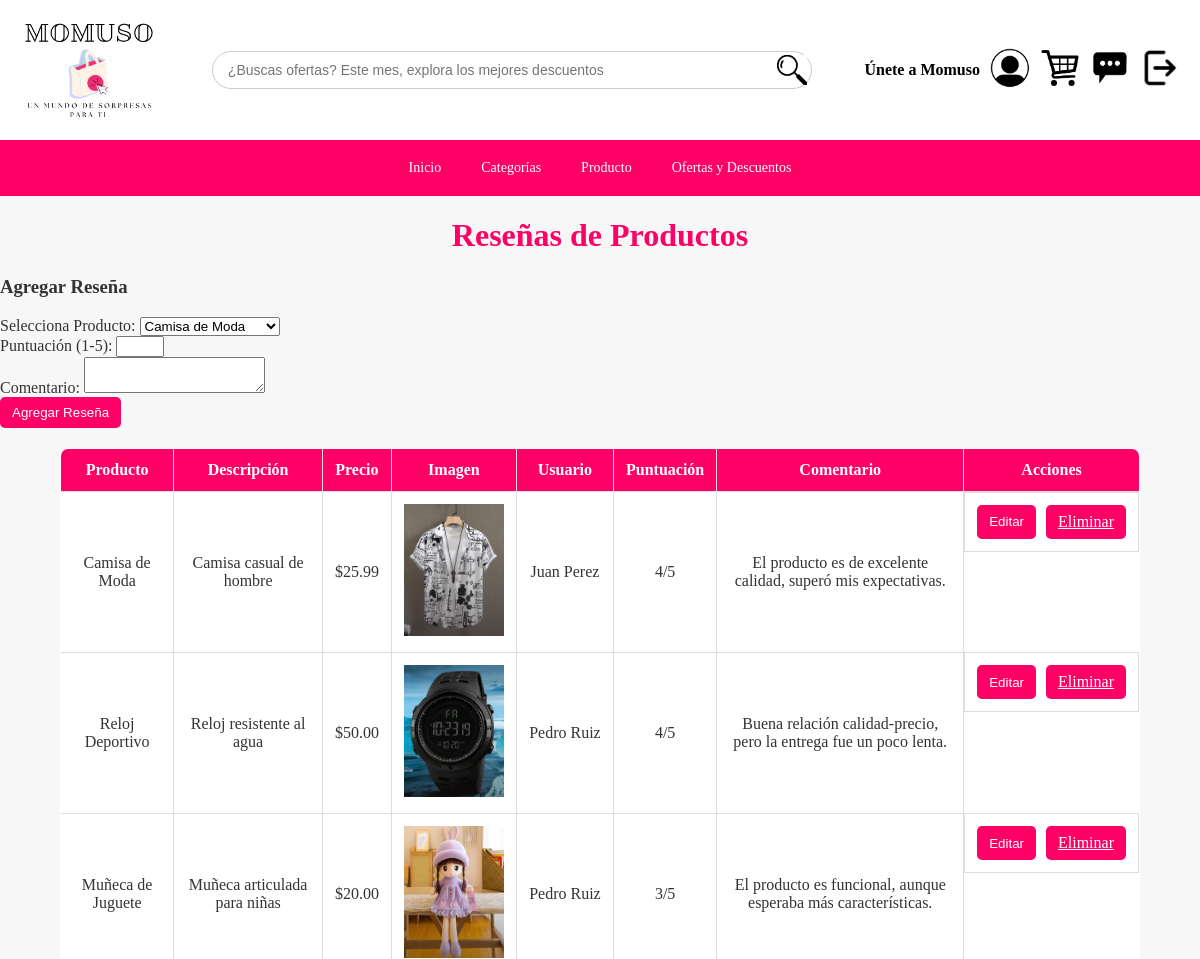
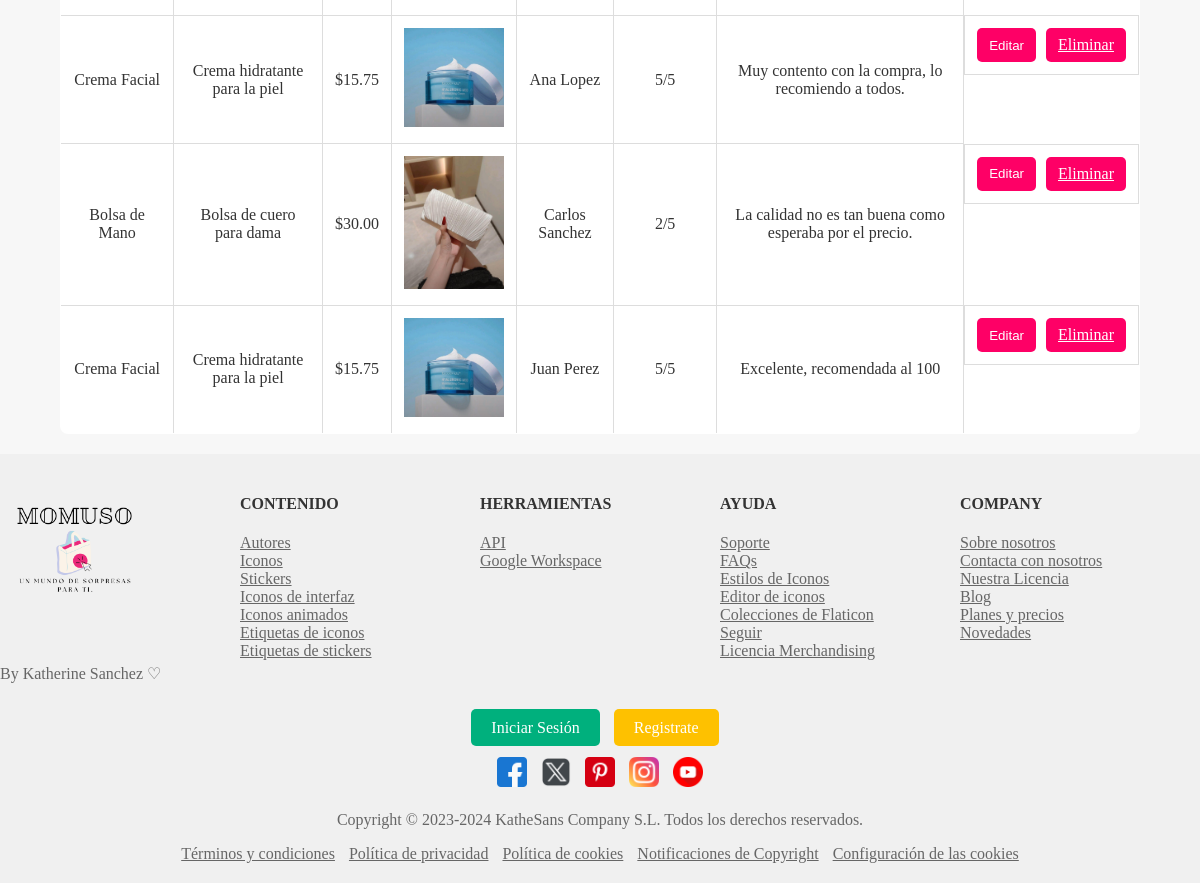
The page /adminReseñas.php on the database as committed earlier (2 pictures, top to bottom).
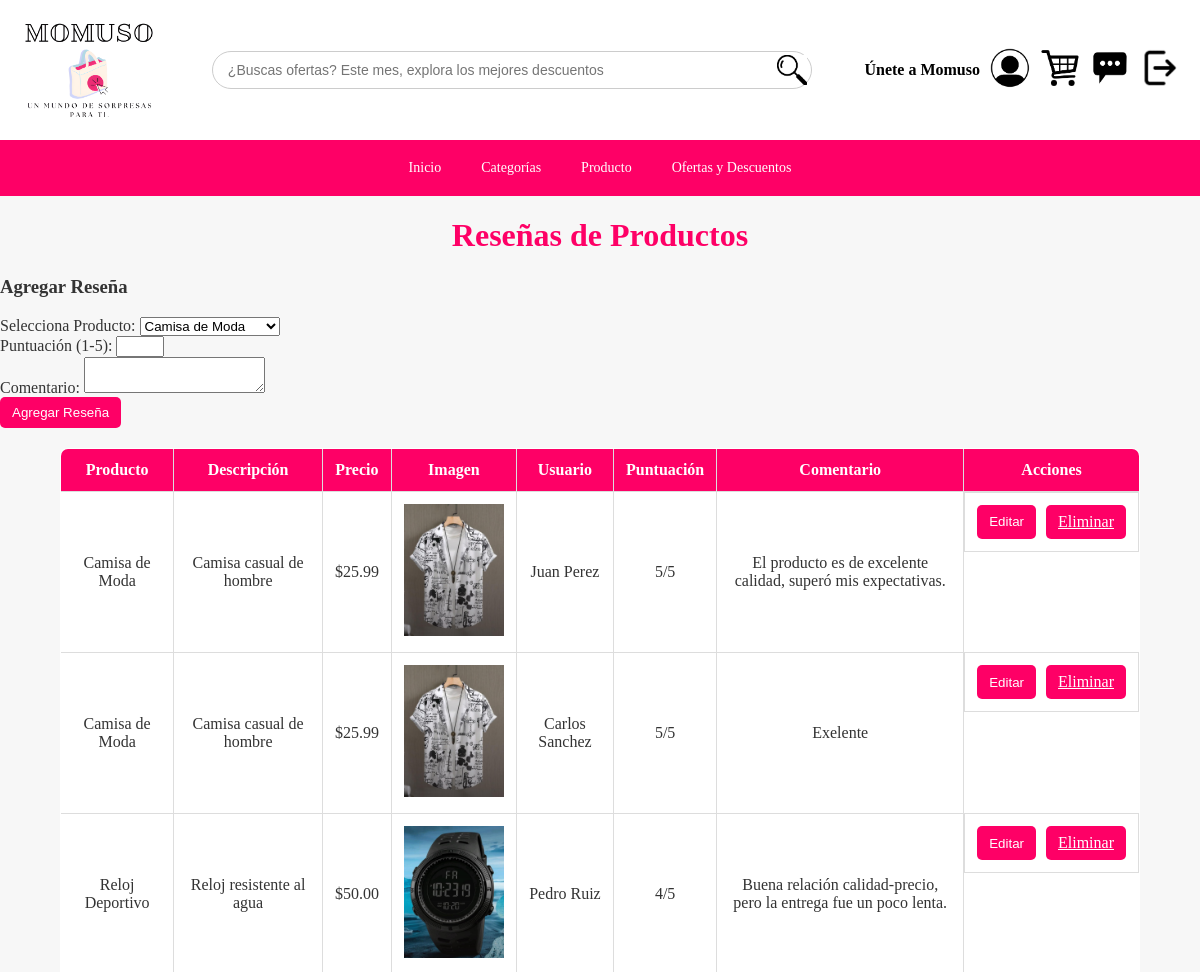
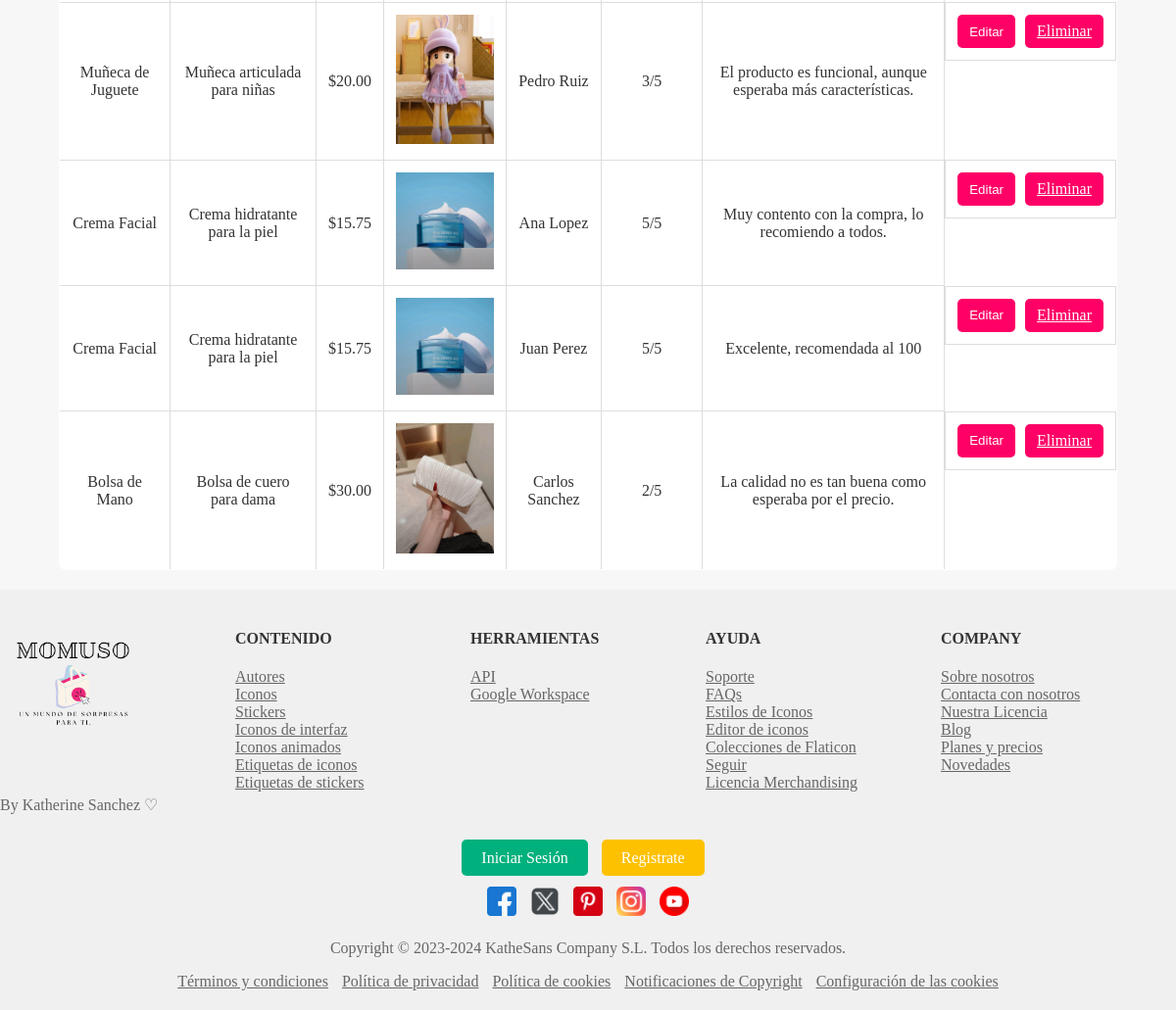
The same page on the database as committed later (2 pictures, top to bottom).
### tables this page shows
CREATE TABLE `producto` (
  `ID_Producto` int(11) NOT NULL,
  `Nombre` varchar(100) DEFAULT NULL,
  `Descripcion` text DEFAULT NULL,
  `Precio` decimal(10,2) DEFAULT NULL,
  `Cantidad_En_Inventario` int(11) DEFAULT NULL,
  `Imagenes` varchar(255) DEFAULT NULL,
  `ID_Categoria` int(11) DEFAULT NULL
);

CREATE TABLE `usuario` (
  `ID_Usuario` int(11) NOT NULL,
  `Nombre` varchar(100) DEFAULT NULL,
  `Correo_Electronico` varchar(100) DEFAULT NULL,
  `Contrasena` varchar(255) DEFAULT NULL,
  `Rol` enum('Administrador','Cliente') DEFAULT NULL
);

### adminReseñas.php (the view, shortened to what this page needs)
<?php
$servername = "localhost";
$username = "root";
$password = "";
$dbname = "Momuso";
$conn = new mysqli($servername, $username, $password, $dbname);
$sqlReseñas = "
    SELECT
        r.ID_Reseña, r.Puntuacion, r.Comentario,
        p.Nombre AS NombreProducto, p.Descripcion, p.Precio,
        CONCAT('Momuso/', p.Nombre, '.png') AS Imagen,
        u.Nombre AS NombreUsuario
    FROM
        ReseñasYComentarios r
    JOIN
        Producto p ON r.ID_Producto = p.ID_Producto
    JOIN
        Usuario u ON r.ID_Usuario = u.ID_Usuario
";
$stmt = $conn->prepare($sqlReseñas);
$stmt->execute();
$resultadoReseñas = $stmt->get_result();
?>
<!DOCTYPE html>
<html lang="es">
<head>
</head>
<body>
    <div class="row">
        <div class="col">
            <?php include_once 'Aplicacionestaticaadmin.php'; ?>
        </div>
    </div>
    <h1>Reseñas de Productos</h1>
    <div class="formulario-agregar">
        <h3>Agregar Reseña</h3>
        <form method="POST">
            <label for="id_producto">Selecciona Producto:</label>
            <select name="id_producto" required>
                <?php
                $sqlProductos = "SELECT ID_Producto, Nombre FROM Producto";
                $resultProductos = $conn->query($sqlProductos);
                while ($producto = $resultProductos->fetch_assoc()) {
                    echo "<option value='" . $producto['ID_Producto'] . "'>" . $producto['Nombre'] . "</option>";
                }
                ?>
            </select><br>
            <label for="puntuacion">Puntuación (1-5):</label>
            <input type="number" name="puntuacion" min="1" max="5" required><br>
            <label for="comentario">Comentario:</label>
            <textarea name="comentario" required></textarea><br>
            <button class="boton" type="submit" name="agregar">Agregar Reseña</button>
        </form>
    </div>
    <div class="tabla-container">
        <table>
            <thead>
                <tr>
                    <th>Producto</th>
                    <th>Descripción</th>
                    <th>Precio</th>
                    <th>Imagen</th>
                    <th>Usuario</th>
                    <th>Puntuación</th>
                    <th>Comentario</th>
                    <th>Acciones</th>
                </tr>
            </thead>
            <tbody>
                <?php if ($resultadoReseñas->num_rows > 0): ?>
                    <?php while ($fila = $resultadoReseñas->fetch_assoc()): ?>
                        <tr>
                            <td><?php echo htmlspecialchars($fila['NombreProducto']); ?></td>
                            <td><?php echo htmlspecialchars($fila['Descripcion']); ?></td>
                            <td>$<?php echo htmlspecialchars(number_format($fila['Precio'], 2)); ?></td>
                            <td><img src="<?php echo htmlspecialchars($fila['Imagen']); ?>" alt="<?php echo htmlspecialchars($fila['NombreProducto']); ?>"></td>
                            <td><?php echo htmlspecialchars($fila['NombreUsuario']); ?></td>
                            <td><?php echo htmlspecialchars($fila['Puntuacion']); ?>/5</td>
                            <td><?php echo htmlspecialchars($fila['Comentario']); ?></td>
                            <td class="botones">
                                <button class="boton" onclick="editarReseña(<?php echo $fila['ID_Reseña']; ?>, '<?php echo addslashes($fila['Comentario']); ?>', <?php echo $fila['Puntuacion']; ?>)">Editar</button>
                                <a href="?eliminar=<?php echo $fila['ID_Reseña']; ?>" class="boton">Eliminar</a>
                            </td>
                        </tr>
                    <?php endwhile; ?>
                <?php else: ?>
                    <tr><td colspan="8">No hay reseñas disponibles.</td></tr>
                <?php endif; ?>
            </tbody>
        </table>
    </div>
    <div class="row">
        <div class="col">
            <?php include_once 'aplicacion_pie.php'; ?>
        </div>
    </div>
</body>
</html>

Rows that differ between the two databases and show on the page:
changed reseñasycomentarios "El producto es de excelente calidad, superó mis expectativas.": Puntuacion "4" → "5"
added reseñasycomentarios: ID_Producto.Nombre "Camisa de Moda", ID_Producto.Descripcion "Camisa casual de hombre", ID_Producto.Precio "25.99", ID_Producto.Nombre (picture), ID_Usuario.Nombre "Carlos Sanchez", Puntuacion "5", Comentario "Exelente"
shown differently, row unchanged: reseñasycomentarios "Excelente, recomendada al 100": moves up the list
